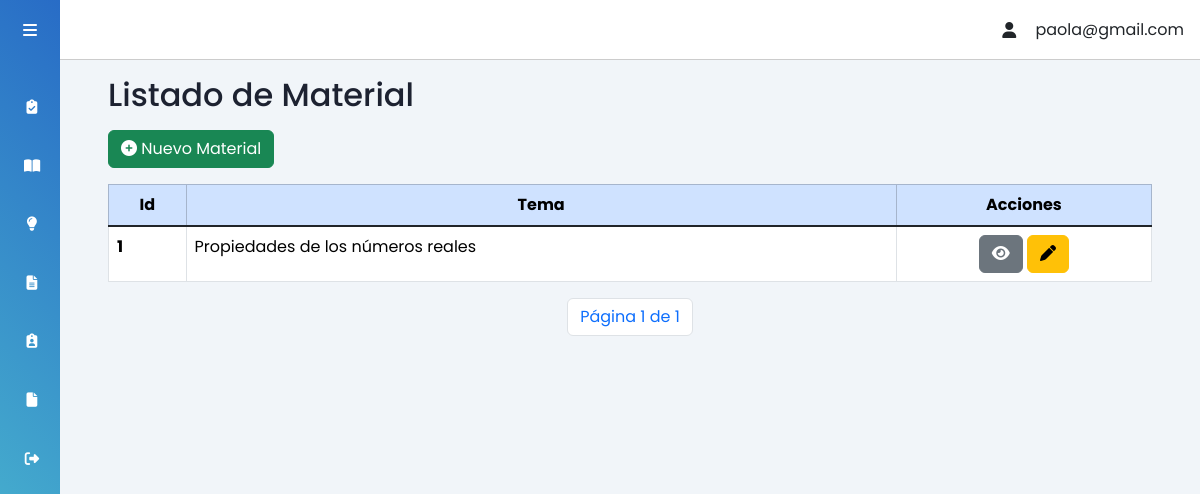
Before: /marterial/ (signed in) with the older database file.
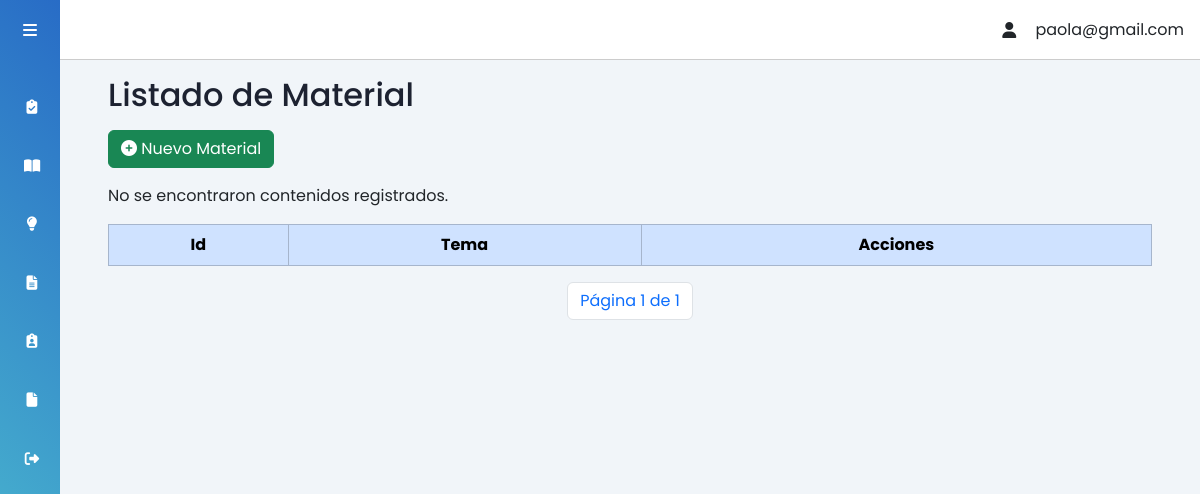
After: the same page with the newer database file.
### tasks/models.py (models this page shows, shortened)
class Material(models.Model):
    enlace = models.URLField()
    archivo_pdf = models.FileField(upload_to='pdfs/', validators=[validate_pdf_extension, validate_pdf_size],
                                   default='default.pdf')
    tema = models.ForeignKey(Tema, on_delete=models.CASCADE)  # Relación de uno a muchos con Tema

class Tema(models.Model):
    nombre = models.CharField(max_length=100)
    contenido = models.ForeignKey(Contenido, on_delete=models.CASCADE)
    def __str__(self):
        return self.nombre

### tasks/views.py (the view)
# urls.py: path('marterial/', views.vwMaterial, name='material'),
@login_required
def vwMaterial(request):
    material_list = Material.objects.all().order_by('tema')  # Obtener todos los registros de unidades
    paginator = Paginator(material_list, 5)
    page = request.GET.get('page')  # Obtener el número de página de la URL
    try:
        material = paginator.page(page)
    except PageNotAnInteger:
        material = paginator.page(1)
    except EmptyPage:
        material = paginator.page(paginator.num_pages)
    materials_without_exercises = Material.objects.filter(ejercicio__isnull=True)
    return render(request, 'material.html', {'material': material, 'materials_without_exercises': materials_without_exercises})

### tasks/context_processors.py (called while the page is built)
def user_email(request):
    user = request.user
    if user.is_authenticated:
        email = user.email
        username = user.username
        first_name = user.first_name
        last_name = user.last_name
    else:
        email = None
        username = None
        first_name = None
        last_name = None
    return {
        'user_email': email,
        'user_username': username,
        'user_first_name': first_name,
        'user_last_name': last_name
    }

### tasks/templates/material.html (shortened to what this page needs)
{% extends 'profile.html' %}
{% load static %}
{% block content %}
<h2 class="dash-title">Listado de Material</h2>
<section class="row pl-5 w-100">
    <section class="form-group justify-content-center">
        <section class="col-sm-12">
            <button type="button" class="btn btn-success" data-bs-toggle="modal" data-bs-target="#modalRegist-material">
                <i class="fa fa-plus-circle"></i> Nuevo Material
            </button>
            <div id="alertContainer" class="position-absolute top-0 end-0"
                style="padding-top: 20px;padding-right: 10px;">
            </div>
        </section>
    </section>
</section>
<div class="row">
    <div class="col-md-12 tabla-tema mt-3">
        <table class="table table-bordered">
            <thead class="table-primary fixed-column-width">
                <tr class="encabezados-tabla">
                    <th scope="col">Id</th>
                    <th scope="col">Tema</th>
                    <th scope="col">Acciones</th>
                </tr>
            </thead>
            <tbody class="table-group-divider">
                {% if material %}
                {% for m in material %}
                {% if m.ejercicio_set.all.count > 0 %}
                <tr class="cuerpo-tabla" data-id="{{ m.id }}">
                    <th scope="row">{{ m.id }}</th>
                    <td class="nombre-tema">{{ m.tema }}</td>
                    <td class="btnAc">
                        <button type="button" vid="{{ m.id }}" class="btnViewMaterial btn btn-secondary"
                            data-bs-toggle="modal" data-bs-target="#modalView-material">
                            <i class="fa-solid fa-eye"></i>
                        </button>
                        <button type="button" vid="{{ m.id }}" class="btnEditMaterial btn btn-warning"
                            data-bs-toggle="modal" data-bs-target="#modalView-material">
                            <i class="fa-solid fa-pen"></i>
                        </button>
                    </td>
                </tr>
                {% endif %}
                {% endfor %}
                {% else %}
                <p>No se encontraron contenidos registrados.</p>
                {% endif %}
            </tbody>
        </table>
        <div class="d-flex justify-content-center mt-3" class="page-link">
            <div class="pagination">
                <li class="page-item"><a class="page-link">
                        Página {{ material.number }} de {{ material.paginator.num_pages }}</a></li>
            </div>
        </div>
    </div>
</div>
{% endblock %}

Changed rows visible on the page:
removed Material: id "1", tema "Propiedades de los números reales"
Other visible differences:
text now shown: "No se encontraron contenidos registrados."
